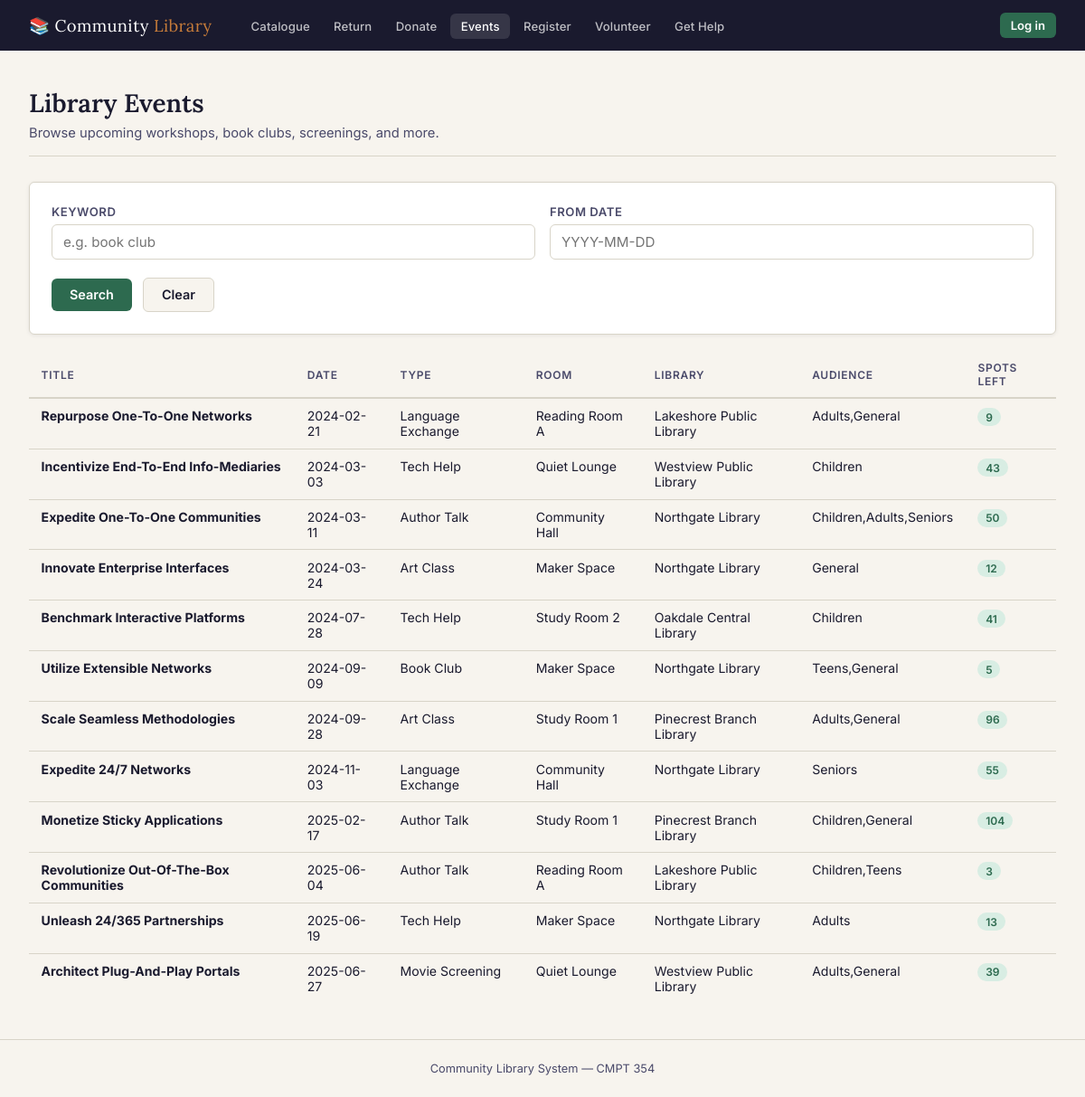
Before: /events with the older database file.
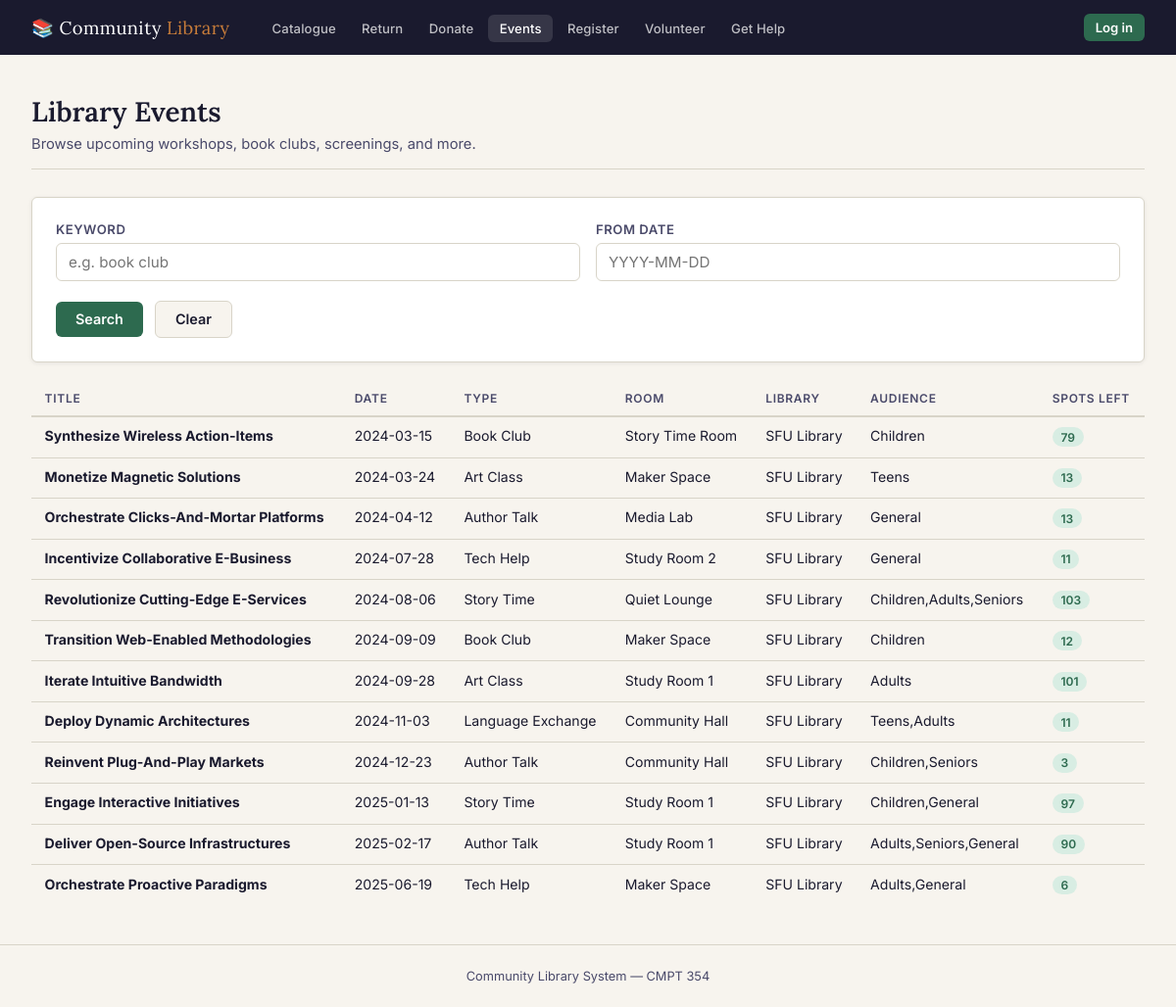
After: the same page with the newer database file.
### tables this page shows
CREATE TABLE Event (
    event_id   INTEGER PRIMARY KEY AUTOINCREMENT,
    title      TEXT    NOT NULL,
    date       TEXT    NOT NULL,               -- ISO-8601
    event_type TEXT    NOT NULL,
    room_id    INTEGER NOT NULL REFERENCES Room(room_id)
);

### library_webapp/app.py (the view)
@app.route("/events")
def events():
    keyword   = request.args.get("keyword",   "").strip()
    from_date = request.args.get("from_date", "").strip()
    sql = """
        SELECT e.event_id,
               e.title,
               e.date,
               e.event_type,
               r.room_name,
               r.capacity,
               l.name AS library,
               COUNT(rf.member_id) AS registered,
               r.capacity - COUNT(rf.member_id) AS spots_left,
               GROUP_CONCAT(DISTINCT a.audience_type) AS audience
        FROM   Event e
        JOIN   Room    r  ON r.room_id    = e.room_id
        JOIN   Library l  ON l.library_id = r.library_id
        LEFT JOIN Registers_For rf ON rf.event_id   = e.event_id
        LEFT JOIN Targets        tg ON tg.event_id  = e.event_id
        LEFT JOIN Audience        a  ON a.audience_id = tg.audience_id
        WHERE  1=1
    """
    params = []
    if keyword:
        sql += " AND e.title LIKE ?"
        params.append(f"%{keyword}%")
    if from_date:
        sql += " AND e.date >= ?"
        params.append(from_date)
    sql += " GROUP BY e.event_id ORDER BY e.date"
    results = query(sql, params)
    return render_template("events.html", results=results,
                           keyword=keyword, from_date=from_date)

### library_webapp/app.py (called while the page is built, shortened)
def get_db():
    if "db" not in g:
        g.db = sqlite3.connect(DB_PATH)
        g.db.row_factory = sqlite3.Row
        g.db.execute("PRAGMA foreign_keys = ON;")
    return g.db

def query(sql, params=()):
    return get_db().execute(sql, params).fetchall()

@app.context_processor
def inject_globals():
    try:
        libraries = query("SELECT library_id, name FROM Library ORDER BY name")
        types     = query("SELECT type_id, type_name FROM Type ORDER BY type_name")
    except Exception:
        libraries, types = [], []
    current_member = None
    return dict(libraries=libraries, item_types=types, today=date.today().isoformat(),
                current_member=current_member)

### library_webapp/templates/events.html (shortened to what this page needs)
{% extends "base.html" %}
{% block content %}
<div class="page-header">
  <h1>Library Events</h1>
  <p>Browse upcoming workshops, book clubs, screenings, and more.</p>
</div>
<div class="card">
  <form method="get">
    <div class="form-grid">
      <div class="form-group">
        <label for="keyword">Keyword</label>
        <input type="text" id="keyword" name="keyword" value="{{ keyword }}" placeholder="e.g. book club">
      </div>
      <div class="form-group">
        <label for="from_date">From date</label>
        <input type="text" id="from_date" name="from_date" value="{{ from_date }}" placeholder="YYYY-MM-DD">
      </div>
    </div>
    <div class="form-actions">
      <button type="submit" class="btn btn-primary">Search</button>
      <a href="{{ url_for('events') }}" class="btn btn-secondary">Clear</a>
    </div>
  </form>
</div>
{% if results %}
<div class="table-wrap">
  <table>
    <thead>
      <tr><th>Title</th><th>Date</th><th>Type</th><th>Room</th><th>Library</th><th>Audience</th><th>Spots left</th></tr>
    </thead>
    <tbody>
      {% for r in results %}
      <tr>
        <td><strong>{{ r['title'] }}</strong></td>
        <td>{{ r['date'] }}</td>
        <td>{{ r['event_type'] }}</td>
        <td>{{ r['room_name'] }}</td>
        <td>{{ r['library'] }}</td>
        <td>{{ r['audience'] or '—' }}</td>
        <td>
          {% if r['spots_left'] and r['spots_left'] > 0 %}
            <span class="badge badge-green">{{ r['spots_left'] }}</span>
          {% else %}
            <span class="badge badge-grey">Full</span>
          {% endif %}
        </td>
      </tr>
      {% endfor %}
    </tbody>
  </table>
</div>
{% else %}
<div class="empty-state">
  <div class="icon">📅</div>
  <p>No events found. Try adjusting your search.</p>
</div>
{% endif %}
{% endblock %}

### library_webapp/templates/base.html (shortened to what this page needs)
<!DOCTYPE html>
<html lang="en">
<head>
</head>
<body>
  <nav>
    <a class="nav-brand" href="{{ url_for('index') }}">&#128218; Community <span>Library</span></a>
    <ul class="nav-links">
      <li><a href="{{ url_for('items') }}"      {% if request.endpoint in ('items', 'borrow') %}class="active"{% endif %}>Catalogue</a></li>
      <li><a href="{{ url_for('return_item') }}"{% if request.endpoint == 'return_item'%}class="active"{% endif %}>Return</a></li>
      <li><a href="{{ url_for('donate') }}"     {% if request.endpoint == 'donate'     %}class="active"{% endif %}>Donate</a></li>
      <li><a href="{{ url_for('events') }}"     {% if request.endpoint == 'events'     %}class="active"{% endif %}>Events</a></li>
      <li><a href="{{ url_for('register') }}"   {% if request.endpoint == 'register'   %}class="active"{% endif %}>Register</a></li>
      <li><a href="{{ url_for('volunteer') }}"  {% if request.endpoint == 'volunteer'  %}class="active"{% endif %}>Volunteer</a></li>
      <li><a href="{{ url_for('ask_help') }}"   {% if request.endpoint == 'ask_help'   %}class="active"{% endif %}>Get Help</a></li>
    </ul>
    <div class="nav-user">
      {% if current_member %}
        <span class="nav-member-name">{{ current_member['first_name'] }} {{ current_member['last_name'] }}</span>
        <span class="badge {% if current_member['status_name'] == 'Active' %}badge-green{% elif current_member['status_name'] == 'Suspended' %}badge-warm{% else %}badge-grey{% endif %}">
          {{ current_member['status_name'] }}
        </span>
        <a href="{{ url_for('logout') }}" class="nav-logout">Log out</a>
      {% else %}
        <a href="{{ url_for('login') }}" class="nav-login">Log in</a>
      {% endif %}
    </div>
  </nav>
  <main>
    {% block content %}{% endblock %}
  </main>
  <footer>Community Library System &mdash; CMPT 354</footer>
</body>
</html>

### library_webapp/templates/base.html (style rules this page uses)
*, *::before, *::after { box-sizing: border-box; margin: 0; padding: 0; }
:root { --ink: #1a1a2e; --ink-soft: #4a4a6a; --rule: #d8d4c8; --parchment: #f7f4ee; --page: #ffffff; --accent: #2d6a4f; --accent-lt: #d8ede3; --warm: #c77c3a; --warn-bg: #fef3e2; --error-bg: #fdecea; --error: #b33a2e; --radius: 6px; --shadow: 0 1px 4px rgba(26,26,46,.08); }
body { font-family: 'Inter', sans-serif; background: var(--parchment); color: var(--ink); min-height: 100vh; display: flex; flex-direction: column; }
nav { background: var(--ink); padding: 0 2rem; display: flex; align-items: center; gap: 2rem; height: 56px; position: sticky; top: 0; z-index: 100; }
.nav-brand { font-family: 'Lora', serif; font-size: 1.15rem; color: #fff; text-decoration: none; letter-spacing: .02em; white-space: nowrap; }
.nav-brand span { color: var(--warm); }
.nav-links { display: flex; gap: .25rem; flex-wrap: wrap; list-style: none; }
.nav-links a { color: rgba(255,255,255,.72); text-decoration: none; font-size: .82rem; font-weight: 500; padding: .35rem .7rem; border-radius: var(--radius); transition: background .15s, color .15s; letter-spacing: .01em; }
.nav-links a:hover, .nav-links a.active { background: rgba(255,255,255,.12); color: #fff; }
.nav-user { margin-left: auto; display: flex; align-items: center; gap: .6rem; flex-shrink: 0; white-space: nowrap; }
.nav-user a.nav-login { background: var(--accent); color: #fff; text-decoration: none; font-size: .82rem; font-weight: 600; padding: .35rem .75rem; border-radius: var(--radius); transition: filter .15s; }
main { flex: 1; padding: 2.5rem 2rem; width: 100%; }
.page-header { margin-bottom: 1.75rem; padding-bottom: 1rem; border-bottom: 1px solid var(--rule); }
.page-header h1 { font-family: 'Lora', serif; font-size: 1.75rem; font-weight: 600; color: var(--ink); }
.page-header p { margin-top: .35rem; color: var(--ink-soft); font-size: .92rem; }
.card { background: var(--page); border: 1px solid var(--rule); border-radius: var(--radius); padding: 1.5rem; box-shadow: var(--shadow); }
.form-grid { display: grid; grid-template-columns: 1fr 1fr; gap: 1rem; }
.form-group { display: flex; flex-direction: column; gap: .4rem; }
label { font-size: .82rem; font-weight: 600; color: var(--ink-soft); letter-spacing: .04em; text-transform: uppercase; }
input[type=text], input[type=number], select, textarea { border: 1px solid var(--rule); border-radius: var(--radius); padding: .55rem .75rem; font-size: .95rem; font-family: inherit; color: var(--ink); background: var(--page); transition: border-color .15s; width: 100%; }
.btn { display: inline-flex; align-items: center; gap: .45rem; padding: .6rem 1.25rem; border-radius: var(--radius); font-size: .9rem; font-weight: 600; cursor: pointer; border: none; text-decoration: none; transition: filter .15s, transform .1s; font-family: inherit; }
.btn-primary { background: var(--accent); color: #fff; }
.btn-secondary { background: var(--parchment); color: var(--ink); border: 1px solid var(--rule); }
.form-actions { margin-top: 1.25rem; display: flex; gap: .75rem; align-items: center; }
.table-wrap { overflow-x: auto; margin-top: 1.25rem; }
table { width: 100%; border-collapse: collapse; font-size: .88rem; }
thead th { text-align: left; padding: .6rem .85rem; font-size: .75rem; font-weight: 600; letter-spacing: .06em; text-transform: uppercase; color: var(--ink-soft); border-bottom: 2px solid var(--rule); background: var(--parchment); }
tbody tr { border-bottom: 1px solid var(--rule); }
tbody tr:last-child { border-bottom: none; }
tbody td { padding: .65rem .85rem; vertical-align: top; }
.badge { display: inline-block; padding: .15rem .55rem; border-radius: 20px; font-size: .75rem; font-weight: 600; }
.badge-green { background: var(--accent-lt); color: var(--accent); }
footer { text-align: center; padding: 1.5rem; font-size: .8rem; color: var(--ink-soft); border-top: 1px solid var(--rule); }

Changed rows visible on the page:
removed Event: title "Repurpose One-To-One Networks", date "2024-02-21", event_type "Language Exchange", room_name "Reading Room A", library "Lakeshore Public Library", r "Adults,General", spots_left "9"
removed Event: title "Incentivize End-To-End Info-Mediaries", date "2024-03-03", event_type "Tech Help", room_name "Quiet Lounge", library "Westview Public Library", r "Children", spots_left "43"
removed Event: title "Expedite One-To-One Communities", date "2024-03-11", event_type "Author Talk", room_name "Community Hall", library "Northgate Library", r "Children,Adults,Seniors", spots_left "50"
removed Event: title "Innovate Enterprise Interfaces", date "2024-03-24", event_type "Art Class", room_name "Maker Space", library "Northgate Library", r "General", spots_left "12"
removed Event: title "Benchmark Interactive Platforms", date "2024-07-28", event_type "Tech Help", room_name "Study Room 2", library "Oakdale Central Library", r "Children", spots_left "41"
removed Event: title "Utilize Extensible Networks", date "2024-09-09", event_type "Book Club", room_name "Maker Space", library "Northgate Library", r "Teens,General", spots_left "5"
removed Event: title "Scale Seamless Methodologies", date "2024-09-28", event_type "Art Class", room_name "Study Room 1", library "Pinecrest Branch Library", r "Adults,General", spots_left "96"
removed Event: title "Expedite 24/7 Networks", date "2024-11-03", event_type "Language Exchange", room_name "Community Hall", library "Northgate Library", r "Seniors", spots_left "55"
removed Event: title "Monetize Sticky Applications", date "2025-02-17", event_type "Author Talk", room_name "Study Room 1", library "Pinecrest Branch Library", r "Children,General", spots_left "104"
removed Event: title "Revolutionize Out-Of-The-Box Communities", date "2025-06-04", event_type "Author Talk", room_name "Reading Room A", library "Lakeshore Public Library", r "Children,Teens", spots_left "3"
removed Event: title "Unleash 24/365 Partnerships", date "2025-06-19", event_type "Tech Help", room_name "Maker Space", library "Northgate Library", r "Adults", spots_left "13"
removed Event: title "Architect Plug-And-Play Portals", date "2025-06-27", event_type "Movie Screening", room_name "Quiet Lounge", library "Westview Public Library", r "Adults,General", spots_left "39"
added Event: title "Synthesize Wireless Action-Items", date "2024-03-15", event_type "Book Club", room_name "Story Time Room", library "SFU Library", r "Children", spots_left "79"
added Event: title "Monetize Magnetic Solutions", date "2024-03-24", event_type "Art Class", room_name "Maker Space", library "SFU Library", r "Teens", spots_left "13"
added Event: title "Orchestrate Clicks-And-Mortar Platforms", date "2024-04-12", event_type "Author Talk", room_name "Media Lab", library "SFU Library", r "General", spots_left "13"
added Event: title "Incentivize Collaborative E-Business", date "2024-07-28", event_type "Tech Help", room_name "Study Room 2", library "SFU Library", r "General", spots_left "11"
added Event: title "Revolutionize Cutting-Edge E-Services", date "2024-08-06", event_type "Story Time", room_name "Quiet Lounge", library "SFU Library", r "Children,Adults,Seniors", spots_left "103"
added Event: title "Transition Web-Enabled Methodologies", date "2024-09-09", event_type "Book Club", room_name "Maker Space", library "SFU Library", r "Children", spots_left "12"
added Event: title "Iterate Intuitive Bandwidth", date "2024-09-28", event_type "Art Class", room_name "Study Room 1", library "SFU Library", r "Adults", spots_left "101"
added Event: title "Deploy Dynamic Architectures", date "2024-11-03", event_type "Language Exchange", room_name "Community Hall", library "SFU Library", r "Teens,Adults", spots_left "11"
added Event: title "Reinvent Plug-And-Play Markets", date "2024-12-23", event_type "Author Talk", room_name "Community Hall", library "SFU Library", r "Children,Seniors", spots_left "3"
added Event: title "Engage Interactive Initiatives", date "2025-01-13", event_type "Story Time", room_name "Study Room 1", library "SFU Library", r "Children,General", spots_left "97"
added Event: title "Deliver Open-Source Infrastructures", date "2025-02-17", event_type "Author Talk", room_name "Study Room 1", library "SFU Library", r "Adults,Seniors,General", spots_left "90"
added Event: title "Orchestrate Proactive Paradigms", date "2025-06-19", event_type "Tech Help", room_name "Maker Space", library "SFU Library", r "Adults,General", spots_left "6"
